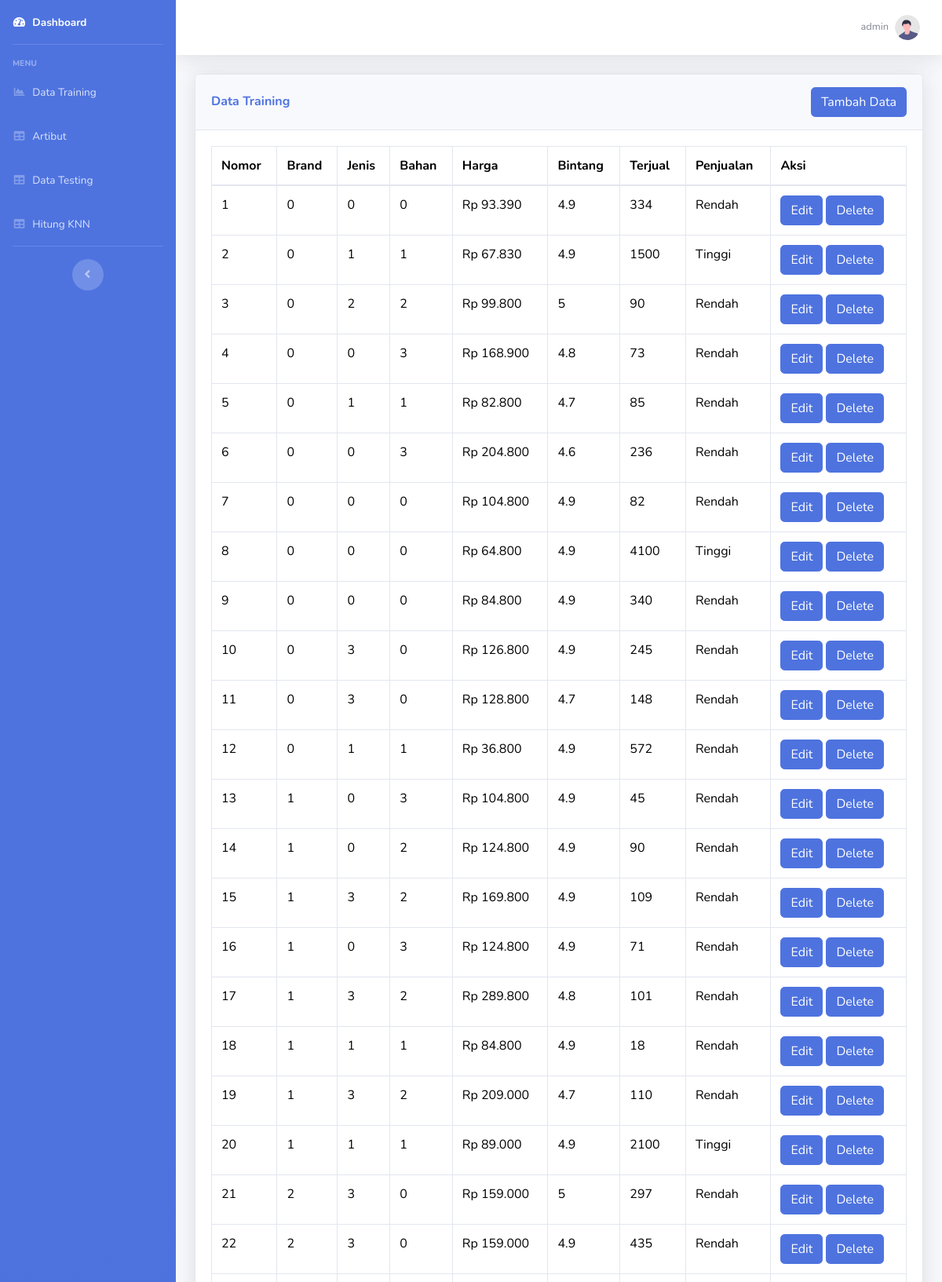
Page /aplikasi/data_training.php (signed in, upper part) on the committed database.
### tables this page shows
CREATE TABLE `data_training` (
  `id_data` int(11) NOT NULL,
  `brand` int(11) NOT NULL,
  `jenis` int(11) NOT NULL,
  `bahan` int(11) NOT NULL,
  `harga` int(11) NOT NULL,
  `bintang` double NOT NULL,
  `terjual` int(11) NOT NULL,
  `penjualan` int(11) NOT NULL
);

### aplikasi/data_training.php (the view, shortened to what this page needs)
<!DOCTYPE html>
<html lang="en">
<head>
    <link href="../asset/vendor/fontawesome-free/css/all.min.css" rel="stylesheet" type="text/css">
    <link href="../asset/css/sb-admin-2.min.css" rel="stylesheet">
    <link href="../asset/vendor/datatables/dataTables.bootstrap4.min.css" rel="stylesheet">
</head>
<body id="page-top">
    <div id="wrapper">
         <?php include 'sidebar.php' ?>
        <div id="content-wrapper" class="d-flex flex-column">
            <div id="content">
            <?php include 'topbar.php'; ?>
                <div class="container-fluid">
                    <div class="card shadow mb-4">
                        <div class="card-header py-3">
                            <div class="d-sm-flex align-items-center justify-content-between">
                            <h6 class="m-0 font-weight-bold text-primary">Data Training</h6>
                            <a href="tambah_data_training.php" style="text-decoration: none; list-style: none;"><input type="button" class="btn btn-primary btn-user" name="adddata" value="Tambah Data"></a>
                        </div>
                    </div>
                        <div class="card-body">
                            <div class="table-responsive">
                                <table class="table table-bordered" id="dataTable" width="100%" cellspacing="0">
                                    <thead>
                                        <tr>
                                            <th>Nomor</th>
                                            <th>Brand</th>
                                            <th>Jenis</th>
                                            <th>Bahan</th>
                                            <th>Harga</th>
                                            <th>Bintang</th>
                                            <th>Terjual</th>
                                            <th>Penjualan</th>
                                            <th>Aksi</th>
                                        </tr>
                                    </thead>
                                    <tbody>
                                        <?php
                                        $nomor = 1;
                                         $get_data = mysqli_query($conn, "select * from data_training");
                                         while ($display=mysqli_fetch_array($get_data)) {
                                                $id_datatraining = $display['id_data'];
                                                $brand = $display['brand'];
                                                $jenis = $display['jenis'];
                                                $bahan = $display['bahan'];
                                                $harga = $display['harga'];
                                                $bintang = $display['bintang'];
                                                $terjual = $display['terjual'];
                                                $penjualan = $display['penjualan'];
                                        ?>
                                        <tr>
                                            <td><?php echo $nomor ?></td>
                                            <td><?php echo $brand ?></td>
                                            <td><?php echo $jenis ?></td>
                                            <td><?php echo $bahan ?></td>
                                            <td><?php echo "Rp ". number_format($harga,0,",",".") ?></td>
                                            <td><?php echo $bintang ?></td>
                                            <td><?php echo $terjual ?></td>
                                            <td><?php if ($penjualan == 1) {
                                                echo "Rendah";
                                            }else if($penjualan == 2) {
                                                echo "Tinggi";
                                            } ?></td>
                                            <td>
                                                <a href='edit_data_training.php?GetID=<?php echo $id_datatraining ?>' style="text-decoration: none; list-style: none;"><input type='submit' value='Edit' id='editbtn' class="btn btn-primary btn-user" ></a>
                                                <a href='delete_data_training.php?Del=<?php echo $id_datatraining ?>' style="text-decoration: none; list-style: none;"><input type='submit' value='Delete' id='delbtn' class="btn btn-primary btn-user" ></a>
                                            </td>
                                        </tr>
                                        <?php
                                            $nomor++;
                                            }
                                        ?>
                                    </tbody>
                                </table>
                                <br>
                            </div>
                        </div>
                    </div>
                </div>
            </div>
        </div>
    </div>
</body>
</html>

### aplikasi/data_training.php (style rules this page uses)
th { color : #000000; }
td { color : #000000; }

### rows in the picture
data_training: brand "0", jenis "0", bahan "0", harga "93.390", bintang "4.9", terjual "334", penjualan "Rendah"
data_training: brand "0", jenis "1", bahan "1", harga "67.830", bintang "4.9", terjual "1500", penjualan "Tinggi"
data_training: brand "0", jenis "2", bahan "2", harga "99.800", bintang "5", terjual "90", penjualan "Rendah"
data_training: brand "0", jenis "0", bahan "3", harga "168.900", bintang "4.8", terjual "73", penjualan "Rendah"
data_training: brand "0", jenis "1", bahan "1", harga "82.800", bintang "4.7", terjual "85", penjualan "Rendah"
data_training: brand "0", jenis "0", bahan "3", harga "204.800", bintang "4.6", terjual "236", penjualan "Rendah"
data_training: brand "0", jenis "0", bahan "0", harga "104.800", bintang "4.9", terjual "82", penjualan "Rendah"
data_training: brand "0", jenis "0", bahan "0", harga "64.800", bintang "4.9", terjual "4100", penjualan "Tinggi"
data_training: brand "0", jenis "0", bahan "0", harga "84.800", bintang "4.9", terjual "340", penjualan "Rendah"
data_training: brand "0", jenis "3", bahan "0", harga "126.800", bintang "4.9", terjual "245", penjualan "Rendah"
data_training: brand "0", jenis "3", bahan "0", harga "128.800", bintang "4.7", terjual "148", penjualan "Rendah"
data_training: brand "0", jenis "1", bahan "1", harga "36.800", bintang "4.9", terjual "572", penjualan "Rendah"
data_training: brand "1", jenis "0", bahan "3", harga "104.800", bintang "4.9", terjual "45", penjualan "Rendah"
data_training: brand "1", jenis "0", bahan "2", harga "124.800", bintang "4.9", terjual "90", penjualan "Rendah"
data_training: brand "1", jenis "3", bahan "2", harga "169.800", bintang "4.9", terjual "109", penjualan "Rendah"
data_training: brand "1", jenis "0", bahan "3", harga "124.800", bintang "4.9", terjual "71", penjualan "Rendah"
data_training: brand "1", jenis "3", bahan "2", harga "289.800", bintang "4.8", terjual "101", penjualan "Rendah"
data_training: brand "1", jenis "1", bahan "1", harga "84.800", bintang "4.9", terjual "18", penjualan "Rendah"
data_training: brand "1", jenis "3", bahan "2", harga "209.000", bintang "4.7", terjual "110", penjualan "Rendah"
data_training: brand "1", jenis "1", bahan "1", harga "89.000", bintang "4.9", terjual "2100", penjualan "Tinggi"
data_training: brand "2", jenis "3", bahan "0", harga "159.000", bintang "5", terjual "297", penjualan "Rendah"
data_training: brand "2", jenis "3", bahan "0", harga "159.000", bintang "4.9", terjual "435", penjualan "Rendah"

### other values in the picture
$_SESSION['nama'] "admin"
